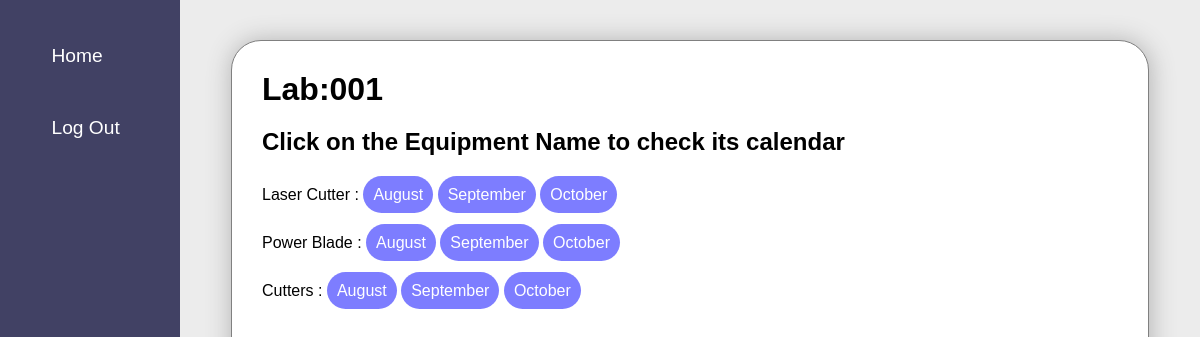
The app's page /c_list/ (signed in) with its own data.
### equ/models.py (models this page shows, shortened)
class Lab(models.Model):
    name = models.CharField(max_length=100)
    lab_admin = models.ForeignKey(
        User,
        limit_choices_to={'groups__name': 'admin'},
        null=True,  # Set the default value to None
        on_delete=models.CASCADE,
        related_name='lab_admin_of'
    )

class Equipment(models.Model):
    CONDITION_CHOICES = [
        ('Excellent', 'Excellent'),
        ('Good', 'Good'),
        ('Poor', 'Poor'),
        ('Bad', 'Bad'),
    ]
    name = models.CharField(max_length=100)
    lab = models.ForeignKey('Lab', on_delete=models.CASCADE, related_name='equipments')
    condition = models.CharField(max_length=20, choices=CONDITION_CHOICES, default='Good')

### equ/views.py (the view)
# urls.py: path('c_list/',views.c_list,name="c_list"),
@login_required
def c_list(request):
    if request.user.groups.filter(name='admin').exists():
        lab = Lab.objects.get(lab_admin=request.user)
    elif request.user.groups.filter(name='labuser').exists():
        lab = request.user.profile.lab
    equipment_of_lab = Equipment.objects.filter(lab=lab)
    current_date = datetime.today()
    months_names = []
    current_month_name = current_date.strftime("%B")
    months_names.append(current_month_name)
    for i in range(1, 3):
        next_month = current_date.replace(month=current_date.month + i)
        next_month_name = next_month.strftime("%B")
        months_names.append(next_month_name)
    context = {'my_lab': lab, 'equipments':equipment_of_lab,'months':months_names}
    return render(request, 'equ/c_list.html', context)

### equ/templates/equ/c_list.html
{% extends "equ/c_base.html" %}
{% block content %}
<div class="al">
  <div class="all_lists">
    <h1> Lab:{{ my_lab.name }}</h1>
  <h2> Click on the Equipment Name to check its calendar</h2>
      <ul>
          {% for equipment in equipments %}
          <li>{{ equipment.name }} : <a href="{% url 'c_m1' equipment.pk %}">{{ months.0 }}</a>
            <a href="{% url 'c_m2' equipment.pk %}">{{ months.1 }}</a>
            <a href="{% url 'c_m3' equipment.pk %}">{{ months.2 }}</a> </li>
          {% endfor %}
      </ul>
  </div>
</div>
{% endblock content %}

### static/css/style.css (style rules this page uses)
:root { --primary:rgb(65 65 100); --secondary:rgb(97, 97, 131); }
* { box-sizing: border-box; margin: 0; padding: 0; font-family: Arial, Helvetica, sans-serif; }
ul { list-style: none; }
.al { width: 85%; background-color: #ececec; display: flex; align-items: center; justify-content: center; min-height: 100vh; max-height: max-content; }
.all_lists { border: 1px solid gray; border-radius: 30px; width: 90%; padding: 30px; min-height: 90vh; background-color: white; box-shadow: 1px 1px 25px 1px #b4b4b4; }
.all_lists h1 { margin-bottom: 20px; }
.all_lists h2 { margin-bottom: 10px; }
.all_lists li { margin: 30px 0; }
.all_lists a { text-decoration: none; color: white; background: #0000ff82; padding: 10px; border: none; border-radius: 50px; cursor: pointer; }

### records on screen
Lab: name "001"
Equipment: name "Laser Cutter", months "August", months "September", months "October"
Equipment: name "Power Blade", months "August", months "September", months "October"
Equipment: name "Cutters", months "August", months "September", months "October"
